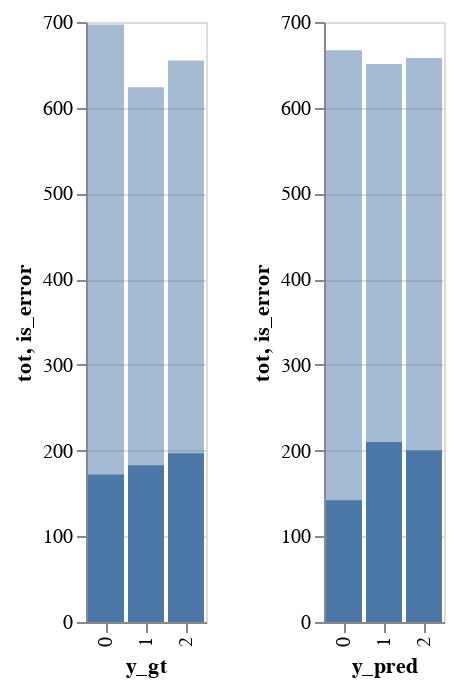

The notebook cell saved with this chart:
### Code cell
alt.hconcat(charts[0],charts[1]).resolve_scale(
    y='shared'
)

### Figure 1 — Vega-Lite specification as saved in the notebook (floating-point values rounded to 4 significant figures)
{"config": {"view": {"continuousWidth": 400, "continuousHeight": 300}}, "hconcat": [{"layer": [{"mark": {"type": "bar", "opacity": 0.5}, "encoding": {"x": {"type": "nominal", "field": "y_gt"}, "y": {"type": "quantitative", "field": "tot"}}}, {"mark": "bar", "encoding": {"x": {"type": "nominal", "field": "y_gt"}, "y": {"type": "quantitative", "field": "is_error"}}}], "data": {"name": "data-1ddd5795af5fc51dd60b8e808c8b1618"}}, {"layer": [{"mark": {"type": "bar", "opacity": 0.5}, "encoding": {"x": {"type": "nominal", "field": "y_pred"}, "y": {"type": "quantitative", "field": "tot"}}}, {"mark": "bar", "encoding": {"x": {"type": "nominal", "field": "y_pred"}, "y": {"type": "quantitative", "field": "is_error"}}}], "data": {"name": "data-8e9c8996ac4dd833937563832fb81489"}}], "resolve": {"scale": {"y": "shared"}}, "$schema": "https://vega.github.io/schema/vega-lite/v4.8.1.json", "datasets": {"data-1ddd5795af5fc51dd60b8e808c8b1618": [{"y_gt": 0, "is_error": 172, "tot": 697}, {"y_gt": 1, "is_error": 183, "tot": 624}, {"y_gt": 2, "is_error": 197, "tot": 655}], "data-8e9c8996ac4dd833937563832fb81489": [{"y_pred": 0, "is_error": 142, "tot": 667}, {"y_pred": 1, "is_error": 210, "tot": 651}, {"y_pred": 2, "is_error": 200, "tot": 658}]}}
